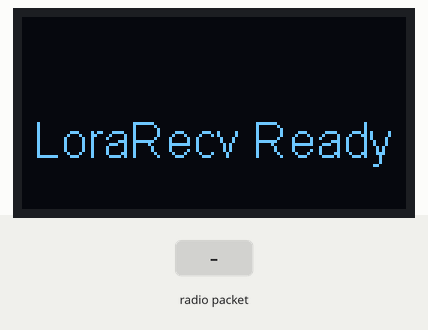
This program was run on a simulated ESP32. Parts: 128×64 one-colour display. The inputs (shaded band) are chosen by the test bench. No radio packets arrive unless stated; what the program prints to the serial monitor is not drawn.

Above: at 3.2 s.
3.3 s: radio packet "1" arrives
At 4.5 s:
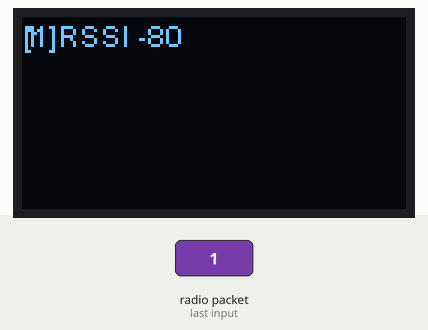
4.8 s: radio packet "0" arrives
At 5.8 s:
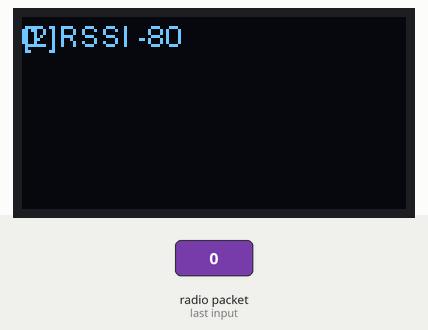
6.3 s: radio packet "2" arrives
At 6.9 s:
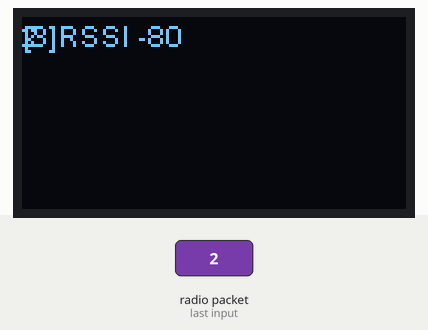
Timing chart, 0 to 9.3 s (numbered marks = the images above; inputs shaded):
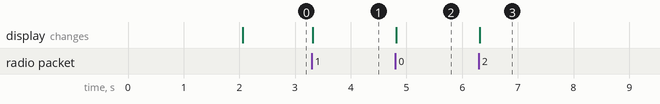

The program:

main.cpp
```cpp
#include <Arduino.h>

#include <Wire.h>
#include "SSD1306Wire.h"
#include <SPI.h>
#include <LoRa.h>

#define LORA_SENDER 0

#define OLED_CLASS_OBJ  SSD1306Wire
#define OLED_ADDRESS    0x3C
#define OLED_SDA    21
#define OLED_SCL    22
#define OLED_RST    -1

#define CONFIG_MOSI 27
#define CONFIG_MISO 19
#define CONFIG_CLK  5
#define CONFIG_NSS  18
#define CONFIG_RST  23
#define CONFIG_DIO0 26

#define SDCARD_MOSI 15
#define SDCARD_MISO 2
#define SDCARD_SCLK 14
#define SDCARD_CS   13

#define LORA_PERIOD 868

#if LORA_PERIOD == 433
#define BAND 433E6
#elif LORA_PERIOD == 868
#define BAND 868E6
#elif LORA_PERIOD == 915
#define BAND 915E6
#else
#error "Please select the correct lora frequency"
#endif

OLED_CLASS_OBJ display(OLED_ADDRESS, OLED_SDA, OLED_SCL);

void setup() {

  Serial.begin(9600);
  //Serial1.begin(57600,3,1);
  // put your setup code here, to run once:
    if (OLED_RST > 0) {
        pinMode(OLED_RST, OUTPUT);
        digitalWrite(OLED_RST, HIGH);
        delay(100);
        digitalWrite(OLED_RST, LOW);
        delay(100);
        digitalWrite(OLED_RST, HIGH);
    }

    display.init();
    display.flipScreenVertically();
    display.clear();
    display.setFont(ArialMT_Plain_16);
    display.setTextAlignment(TEXT_ALIGN_CENTER);
    display.drawString(display.getWidth() / 2, display.getHeight() / 2, LORA_SENDER ? "LoRa Sender" : "LoRa Receiver");
    display.display();
    delay(2000);

    SPI.begin(CONFIG_CLK, CONFIG_MISO, CONFIG_MOSI, CONFIG_NSS);
    LoRa.setPins(CONFIG_NSS, CONFIG_RST, CONFIG_DIO0);
    if (!LoRa.begin(BAND)) {
        Serial.println("Starting LoRa failed!");
        while (1);
    }
    if (!LORA_SENDER) {
        display.clear();
        display.drawString(display.getWidth() / 2, display.getHeight() / 2, "LoraRecv Ready");
        display.display();
    }


}

int counter = 0;
long counterRequest=millis();
const long timeoutRequest=10000;
bool sendRequest=false;

void loop() {


#if LORA_SENDER

  if(millis()-counterRequest>timeoutRequest && sendRequest){
    Serial.write(97);
    display.clear();
    display.setTextAlignment(TEXT_ALIGN_LEFT);
    display.setFont(ArialMT_Plain_10);
    display.display();
    counterRequest=millis();
  }

  String in="";

  if(Serial.available()>0){
    delay(300);
    while(Serial.available()>0){
        byte i = Serial.read();
        //Serial.write(i);
        in+=(char)i;
    }
    display.clear();
    display.setTextAlignment(TEXT_ALIGN_LEFT);
    display.setFont(ArialMT_Plain_10);
    display.drawStringMaxWidth(0, 0,128, in);
    display.display();
    Serial.print("Received: ");
    Serial.println(millis());

    LoRa.beginPacket();
    LoRa.print("RCV: ");
    //LoRa.print(in.length());
    LoRa.print(in);
    LoRa.endPacket();

  }

#else
    if (LoRa.parsePacket()) {
        String recv = "";

        while (LoRa.available()) {
            recv += (char)LoRa.read();
        }

        counter++;
        display.clear();
        display.setTextAlignment(TEXT_ALIGN_LEFT);
        display.setFont(ArialMT_Plain_10);
        String info = "[" + String(counter) + "]" + "RSSI " + String(LoRa.packetRssi());
        display.drawString(0, 0, info);
        display.drawStringMaxWidth(0, 0, 128, recv);

        /*
        display.drawString(display.getWidth() / 2, display.getHeight() / 2, recv);
        String info = "[" + String(counter) + "]" + "RSSI " + String(LoRa.packetRssi());
        display.drawString(display.getWidth() / 2, display.getHeight() / 2 - 16, info);
        */

        display.display();
        Serial.print(info);
        Serial.print("  ");
        Serial.println(recv);
    }

#endif

}
```

Measured:
- after the input at 3.3 s, the display: changes at once (image 1)
- after the input at 4.8 s, the display: changes at once (image 2)
- after the input at 6.3 s, the display: changes at once (image 3)
